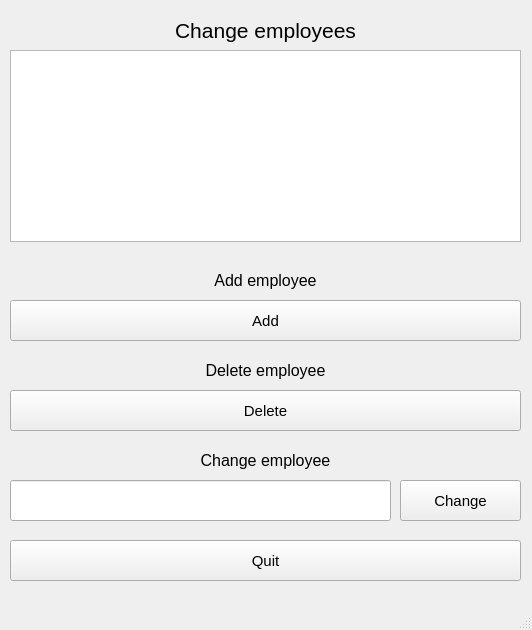
<?xml version="1.0" encoding="UTF-8"?>
<ui version="4.0">
 <class>Change_employes</class>
 <widget class="QMainWindow" name="Change_employes">
  <property name="geometry">
   <rect>
    <x>0</x>
    <y>0</y>
    <width>532</width>
    <height>630</height>
   </rect>
  </property>
  <property name="windowTitle">
   <string>MainWindow</string>
  </property>
  <widget class="QWidget" name="centralwidget">
   <widget class="QPushButton" name="Autorisation_button_3">
    <property name="geometry">
     <rect>
      <x>400</x>
      <y>480</y>
      <width>121</width>
      <height>41</height>
     </rect>
    </property>
    <property name="font">
     <font>
      <family>Arial</family>
      <pointsize>11</pointsize>
     </font>
    </property>
    <property name="text">
     <string>Change</string>
    </property>
   </widget>
   <widget class="QPushButton" name="Autorisation_button_4">
    <property name="geometry">
     <rect>
      <x>10</x>
      <y>540</y>
      <width>511</width>
      <height>41</height>
     </rect>
    </property>
    <property name="font">
     <font>
      <family>Arial</family>
      <pointsize>11</pointsize>
     </font>
    </property>
    <property name="text">
     <string>Quit</string>
    </property>
   </widget>
   <widget class="QLineEdit" name="lineEdit_2">
    <property name="geometry">
     <rect>
      <x>10</x>
      <y>480</y>
      <width>381</width>
      <height>41</height>
     </rect>
    </property>
   </widget>
   <widget class="QLabel" name="label_3">
    <property name="geometry">
     <rect>
      <x>10</x>
      <y>260</y>
      <width>511</width>
      <height>41</height>
     </rect>
    </property>
    <property name="text">
     <string>&lt;html&gt;&lt;head/&gt;&lt;body&gt;&lt;p align=&quot;center&quot;&gt;&lt;span style=&quot; font-size:12pt;&quot;&gt;Add employee&lt;/span&gt;&lt;/p&gt;&lt;/body&gt;&lt;/html&gt;</string>
    </property>
   </widget>
   <widget class="QLabel" name="label_5">
    <property name="geometry">
     <rect>
      <x>10</x>
      <y>440</y>
      <width>511</width>
      <height>41</height>
     </rect>
    </property>
    <property name="text">
     <string>&lt;html&gt;&lt;head/&gt;&lt;body&gt;&lt;p align=&quot;center&quot;&gt;&lt;span style=&quot; font-size:12pt;&quot;&gt;Change employee&lt;/span&gt;&lt;/p&gt;&lt;/body&gt;&lt;/html&gt;</string>
    </property>
   </widget>
   <widget class="QLabel" name="label_2">
    <property name="geometry">
     <rect>
      <x>10</x>
      <y>10</y>
      <width>511</width>
      <height>41</height>
     </rect>
    </property>
    <property name="text">
     <string>&lt;html&gt;&lt;head/&gt;&lt;body&gt;&lt;p align=&quot;center&quot;&gt;&lt;span style=&quot; font-size:16pt;&quot;&gt;Change employees&lt;/span&gt;&lt;/p&gt;&lt;/body&gt;&lt;/html&gt;</string>
    </property>
   </widget>
   <widget class="QPushButton" name="Autorisation_button">
    <property name="geometry">
     <rect>
      <x>10</x>
      <y>300</y>
      <width>511</width>
      <height>41</height>
     </rect>
    </property>
    <property name="font">
     <font>
      <family>Arial</family>
      <pointsize>11</pointsize>
     </font>
    </property>
    <property name="text">
     <string>Add</string>
    </property>
   </widget>
   <widget class="QPushButton" name="Autorisation_button_2">
    <property name="geometry">
     <rect>
      <x>10</x>
      <y>390</y>
      <width>511</width>
      <height>41</height>
     </rect>
    </property>
    <property name="font">
     <font>
      <family>Arial</family>
      <pointsize>11</pointsize>
     </font>
    </property>
    <property name="text">
     <string>Delete</string>
    </property>
   </widget>
   <widget class="QLabel" name="label_4">
    <property name="geometry">
     <rect>
      <x>10</x>
      <y>350</y>
      <width>511</width>
      <height>41</height>
     </rect>
    </property>
    <property name="text">
     <string>&lt;html&gt;&lt;head/&gt;&lt;body&gt;&lt;p align=&quot;center&quot;&gt;&lt;span style=&quot; font-size:12pt;&quot;&gt;Delete employee&lt;/span&gt;&lt;/p&gt;&lt;/body&gt;&lt;/html&gt;</string>
    </property>
   </widget>
   <widget class="QTableView" name="tableView">
    <property name="geometry">
     <rect>
      <x>10</x>
      <y>50</y>
      <width>511</width>
      <height>192</height>
     </rect>
    </property>
   </widget>
  </widget>
  <widget class="QMenuBar" name="menubar">
   <property name="geometry">
    <rect>
     <x>0</x>
     <y>0</y>
     <width>532</width>
     <height>22</height>
    </rect>
   </property>
  </widget>
  <widget class="QStatusBar" name="statusbar"/>
 </widget>
 <resources/>
 <connections/>
</ui>
